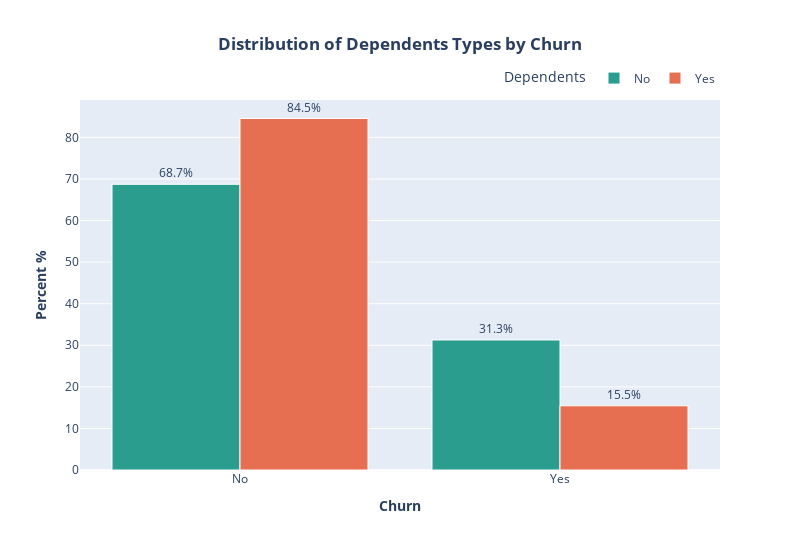

Notebook code cell kept with this figure:
### Markdown cell above
## <b>7. Dependent Types by Churn</b>

### Code cell
fig = px.histogram(
    df,
    x='Churn',
    color='Dependents',
    barmode='group',
    histnorm='percent',
    title='<b>Distribution of Dependents Types by Churn</b>',
    color_discrete_map={
        'Yes': '#E76F51',  # coral
        'No': '#2A9D8F'    # teal
    }
)
fig.update_layout(
  width = 800, height = 550,
  title_x = 0.5, # move the title to center
  bargap = 0.20, # gap between the bars
  xaxis_title = '<b>Churn</b>',
  yaxis_title = '<b>Percent %</b>',
  legend = dict(orientation = 'h',yanchor = 'bottom',xanchor = 'right',y = 1.02,x = 1), # adjusting the legend line by axis values

)
fig.update_traces(
  texttemplate='%{y:.1f}%',  # display the y-value as a percent
  textposition='outside',
  marker_line_color = 'white',
  marker_line_width = 1.0
)
fig.show()

### Figure 1 — Plotly figure (JSON) as saved in the notebook; plotly's stock layout.template omitted (floating-point values rounded to 4 significant figures; data arrays with more than 128 entries replaced by an {"elided": "..."} marker saying what was removed)
{"data": [{"alignmentgroup": "True", "bingroup": "x", "histnorm": "percent", "hovertemplate": "Dependents=No<br>Churn=%{x}<br>percent=%{y}<extra></extra>", "legendgroup": "No", "marker": {"color": "#2A9D8F", "line": {"color": "white", "width": 1}, "pattern": {"shape": ""}}, "name": "No", "offsetgroup": "No", "orientation": "v", "showlegend": true, "textposition": "outside", "texttemplate": "%{y:.1f}%", "type": "histogram", "x": {"elided": "4933 str values"}, "xaxis": "x", "yaxis": "y"}, {"alignmentgroup": "True", "bingroup": "x", "histnorm": "percent", "hovertemplate": "Dependents=Yes<br>Churn=%{x}<br>percent=%{y}<extra></extra>", "legendgroup": "Yes", "marker": {"color": "#E76F51", "line": {"color": "white", "width": 1}, "pattern": {"shape": ""}}, "name": "Yes", "offsetgroup": "Yes", "orientation": "v", "showlegend": true, "textposition": "outside", "texttemplate": "%{y:.1f}%", "type": "histogram", "x": {"elided": "2110 str values"}, "xaxis": "x", "yaxis": "y"}], "layout": {"bargap": 0.2, "barmode": "group", "height": 550, "legend": {"orientation": "h", "title": {"text": "Dependents"}, "tracegroupgap": 0, "x": 1, "xanchor": "right", "y": 1.02, "yanchor": "bottom"}, "title": {"text": "<b>Distribution of Dependents Types by Churn</b>", "x": 0.5}, "width": 800, "xaxis": {"anchor": "y", "domain": [0, 1], "title": {"text": "<b>Churn</b>"}}, "yaxis": {"anchor": "x", "domain": [0, 1], "title": {"text": "<b>Percent %</b>"}}}}
